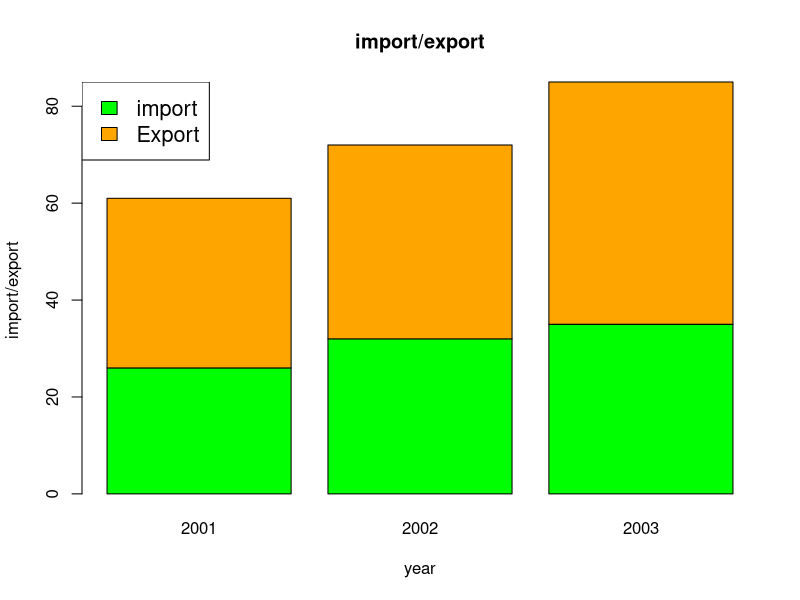

The R script that drew this image:
# Write a R program to create a simple bar plot of given data
# Year Export Import
# 2001   26   35
# 2002   32   40
# 2003   35   50

# Create the input vectors.
colors = c("green", "orange")
year <- c(2001, 2002, 2003)
regions <- c("import", "Export")
# Create the matrix of the values.
Values <- matrix(c(26, 32, 35, 35, 40, 50), nrow = 2, ncol = 3, byrow = TRUE)
# Create the bar chart
barplot(Values, main = "import/export", names.arg = year, xlab = "year", ylab = "import/export", col = colors)
# Add the legend to the chart
legend("topleft", regions, cex = 1.3, fill = colors)